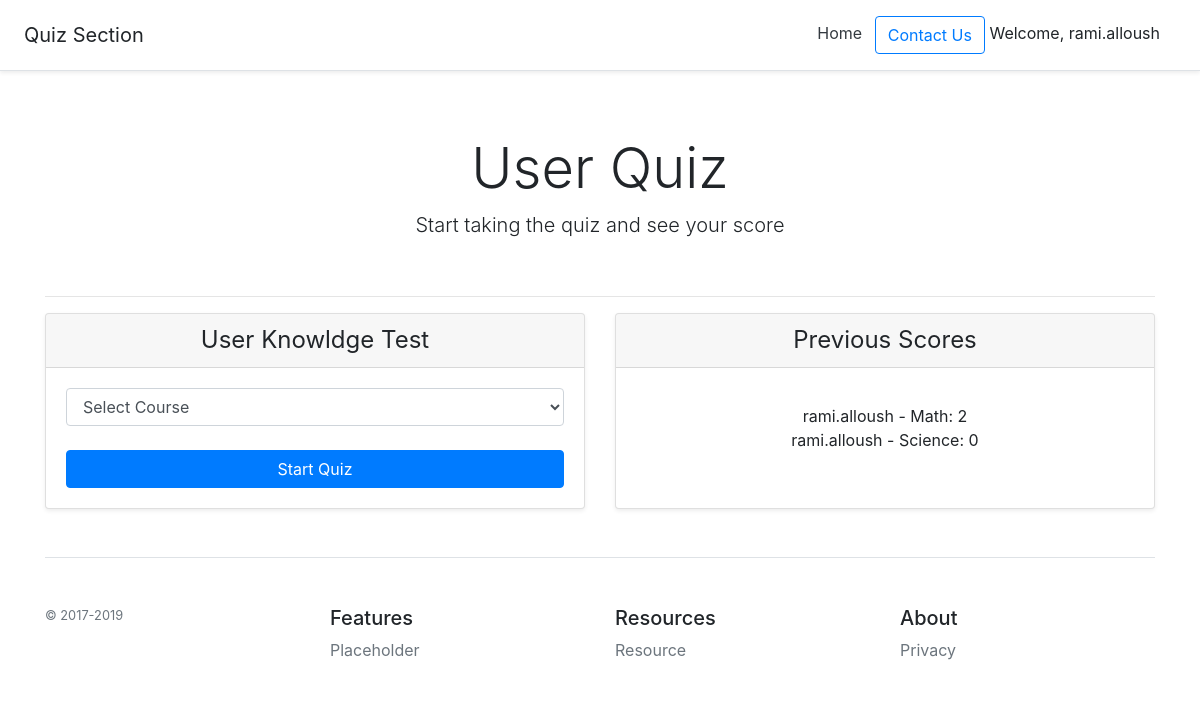
Before: /quiz/ (signed in) with the older database file.
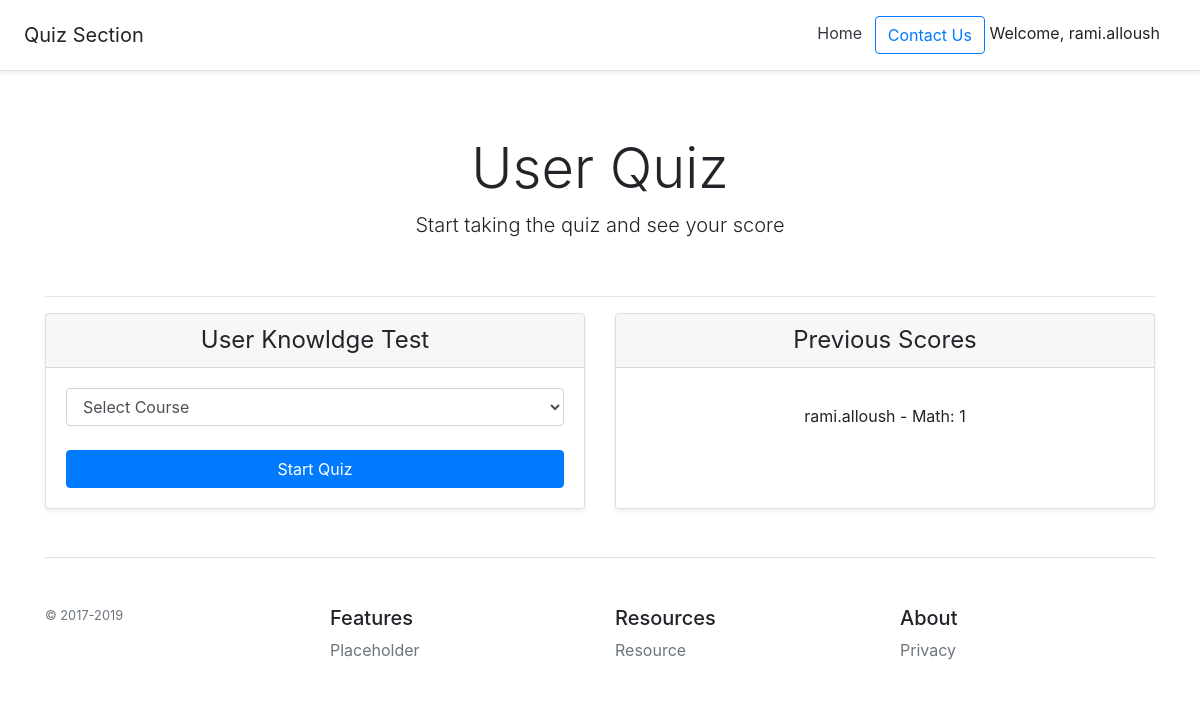
After: the same page with the newer database file.
### quiz/models.py (models this page shows, shortened)
class Course(models.Model):
    course_name = models.CharField(max_length=300)
    def __str__(self):
        return self.course_name

class Score(models.Model):
    user = models.ForeignKey(settings.AUTH_USER_MODEL, verbose_name='User',
                             on_delete=models.CASCADE)
    course = models.ForeignKey(Course, on_delete=models.CASCADE)
    date = models.DateTimeField('Quiz Date', default=timezone.now)
    score = models.IntegerField(default=0)

### quiz/views.py (the view)
# urls.py: path('', views.IndexView.as_view(), name='index'),
class IndexView(generic.ListView):
    model = Score
    template_name = 'quiz/index.html'
    def get_context_data(self, **kwargs):
        context = super(IndexView, self).get_context_data(**kwargs)
        context.update({
            'form': CourseSelectForm(),
        })
        return context
    def get_queryset(self):
        self.request.session['active_quiz'] = False
        self.request.session['result'] = ''
        self.request.session['seen_questions'] = []
        self.request.session['seen_questions_scores'] = []
        user = self.request.user
        if user.is_authenticated:
            return Score.objects.filter(
                user=self.request.user
            )
        else:
            return None

### quiz/forms.py
class CourseSelectForm(forms.Form):
    course_name = forms.ModelChoiceField(
        empty_label="Select Course",
        queryset=Course.objects.all(),
        widget=forms.Select(
            attrs={'class': 'form-control', 'label_from_instance ': 'dd'})
    )
    def __init__(self, *args, **kwargs):
        super(CourseSelectForm, self).__init__(*args, **kwargs)
        self.fields['course_name'].label = ''

### quiz/templates/quiz/index.html (shortened to what this page needs)
{% extends 'quiz/base.html' %}
{% block content %}
<div class="card-deck mb-3 text-center">
    <div class="card mb-12 shadow-sm">
        <div class="card-header">
            <h4 class="my-0 font-weight-normal">User Knowldge Test</h4>
        </div>
        <div class="card-body">
            {% if request.user.is_authenticated %}
            <form action="/quiz/start/" method="post">
                {{ form }}
                <br>
                <input type="submit" class="btn btn-block btn-primary" value="Start Quiz">
            </form>
            {% else %}
            You must log in first to take the quiz
            {% endif %}
        </div>
    </div>
    {% if score_list %}
    <div class="card mb-12 shadow-sm">
        <div class="card-header">
            <h4 class="my-0 font-weight-normal">Previous Scores</h4>
        </div>
        <div class="card-body">
            <ul class="list-unstyled mt-3 mb-4">
                {% for score in score_list %}
                <li>{{ score.user }} - {{ score.course }}: {{ score.score }}</li>
                {% endfor %}
            </ul>
        </div>
    </div>
    {% endif %}
</div>
{% endblock %}

### quiz/templates/quiz/base.html (shortened to what this page needs)
<!doctype html>
<html lang="en">
<head>
    <link href="https://getbootstrap.com/docs/4.3/dist/css/bootstrap.min.css" rel="stylesheet"
>
</head>
<body>
    <div class="d-flex flex-column flex-md-row align-items-center p-3 px-md-4 mb-3 bg-white border-bottom shadow-sm">
        <h5 class="my-0 mr-md-auto font-weight-normal">Quiz Section</h5>
        <nav class="my-2 my-md-0 mr-md-3">
            <a class="p-2 text-dark" href="{% url 'quiz:index' %}">Home</a>
            <a class="btn btn-outline-primary" href="#">Contact Us</a>
            {% if request.user.is_authenticated %}
            Welcome, {{ request.user.username }}
            {% else %}
            <a href="/accounts/login">Login</a>
            {% endif %}
        </nav>
    </div>
    <div class="px-3 pt-md-5 pb-md-4 mx-auto text-center">
        <h1 class="display-4">User Quiz</h1>
        <p class="lead">Start taking the quiz and see your score</p>
    </div>
    <div class="container">
        <hr>
        {% block content %}
        {% endblock %}
        <footer class="pt-4 my-md-5 pt-md-5 border-top">
            <div class="row">
                <div class="col-12 col-md">
                    <small class="d-block mb-3 text-muted">&copy; 2017-2019</small>
                </div>
                <div class="col-6 col-md">
                    <h5>Features</h5>
                    <ul class="list-unstyled text-small">
                        <li><a class="text-muted" href="#">Placeholder</a></li>
                    </ul>
                </div>
                <div class="col-6 col-md">
                    <h5>Resources</h5>
                    <ul class="list-unstyled text-small">
                        <li><a class="text-muted" href="#">Resource</a></li>
                    </ul>
                </div>
                <div class="col-6 col-md">
                    <h5>About</h5>
                    <ul class="list-unstyled text-small">
                        <li><a class="text-muted" href="#">Privacy</a></li>
                    </ul>
                </div>
            </div>
        </footer>
    </div>
</body>
</html>

Changed rows visible on the page:
removed Score: user "rami.alloush", course "Math", score "2"
removed Score: user "rami.alloush", course "Science", score "0"
added Score: user "rami.alloush", course "Math", score "1"
